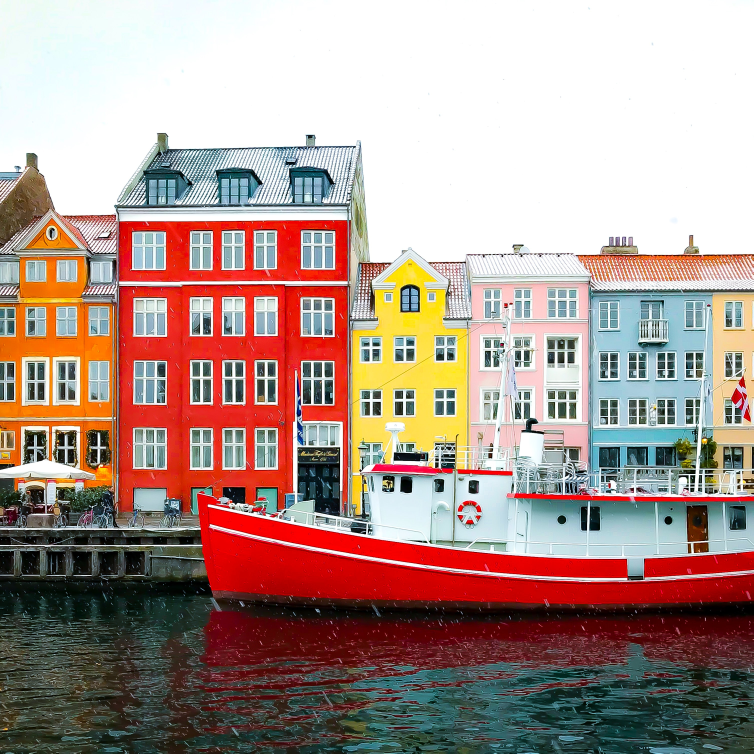
#> input picture img/with boat.jpg, 3013 x 3013 px, found by its file name (shown at 1/4 size)
$ jupyter execute color.ipynb
#> lines starting #> are read from the running program, lines starting #| are printed output that depends on the picture
[cell 1]
import cv2
import pandas as pd

img_path ="img\with boat.jpg"
re = cv2.imread(img_path)
#> re is the input picture: shape (3013, 3013, 3); mean B, G, R 140.5, 148.6, 173.2
img=cv2.resize(re,(1200,800))
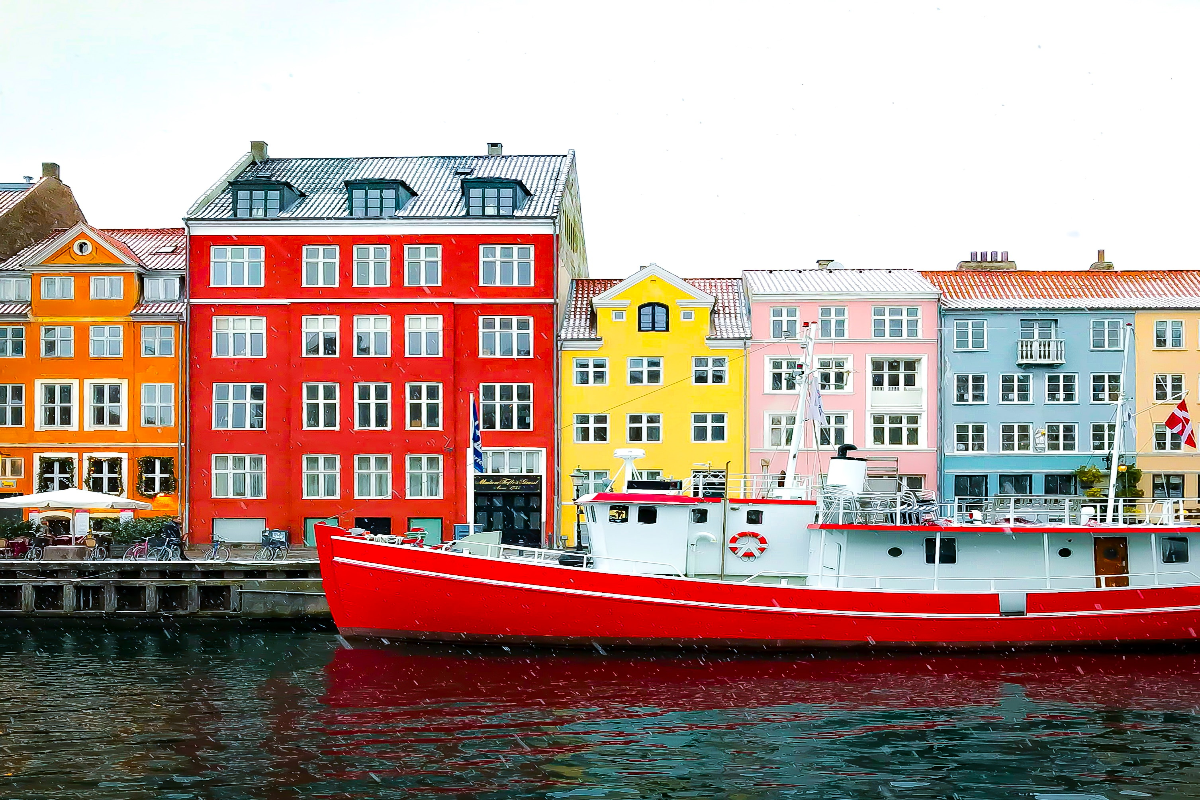
#> img: shape (800, 1200, 3); mean B, G, R 140.4, 148.5, 173.1

# declaring global variables (are used later on)
clicked = False
r = g = b = x_pos = y_pos = 0

# Reading csv file with pandas and giving names to each column
index = ["color", "color_name", "hex", "R", "G", "B"]
csv = pd.read_csv('colors.csv.txt', names=index, header=None)
#> (reads colors.csv.txt from the repository)


# function to calculate minimum distance from all colors and get the most matching color
def get_color_name(R, G, B):
    minimum = 10000
    for i in range(len(csv)):
        d = abs(R - int(csv.loc[i, "R"])) + abs(G - int(csv.loc[i, "G"])) + abs(B - int(csv.loc[i, "B"]))
        if d <= minimum:
            minimum = d
            cname = csv.loc[i, "color_name"]
    return cname


# function to get x,y coordinates of mouse double click
def draw_function(event, x, y, flags, param):
    if event == cv2.EVENT_LBUTTONDBLCLK:
        global b, g, r, x_pos, y_pos, clicked
        clicked = True
        x_pos = x
        y_pos = y
        b, g, r = img[y, x]
        b = int(b)
        g = int(g)
        r = int(r)


cv2.namedWindow('image')
cv2.setMouseCallback('image', draw_function)

while True:

    cv2.imshow("image", img)
    if clicked:

        # cv2.rectangle(image, start point, endpoint, color, thickness)-1 fills entire rectangle
        cv2.rectangle(img, (20, 20), (750, 60), (b, g, r), -1)

        # Creating text string to display( Color name and RGB values )
        text = get_color_name(r, g, b) + ' R=' + str(r) + ' G=' + str(g) + ' B=' + str(b)

        # cv2.putText(img,text,start,font(0-7),fontScale,color,thickness,lineType )
        cv2.putText(img, text, (50, 50), 2, 0.8, (255, 255, 255), 2, cv2.LINE_AA)

        # For very light colours we will display text in black colour
        if r + g + b >= 600:
            cv2.putText(img, text, (50, 50), 2, 0.8, (0, 0, 0), 2, cv2.LINE_AA)

        clicked = False

    # Break the loop when user hits 'esc' key
    if cv2.waitKey(20) & 0xFF == 27:
#> (key Esc is pressed here)
        break

cv2.destroyAllWindows()
